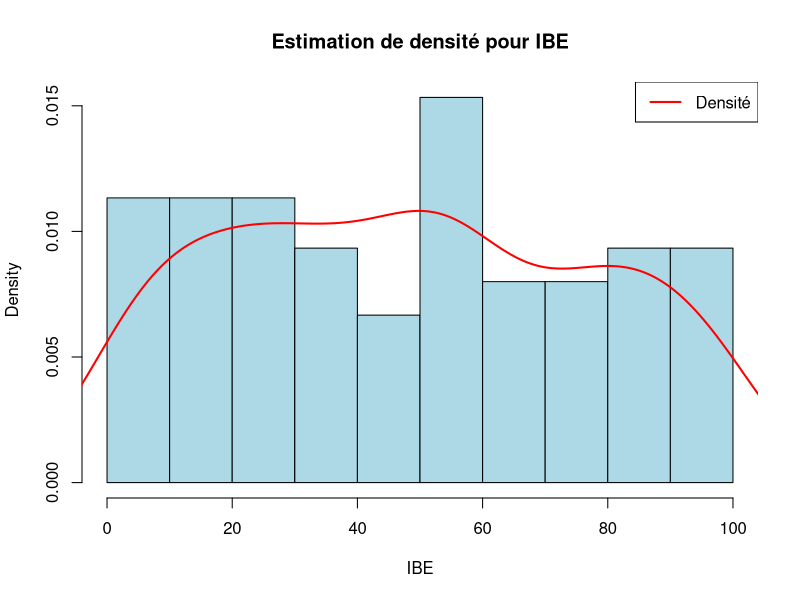
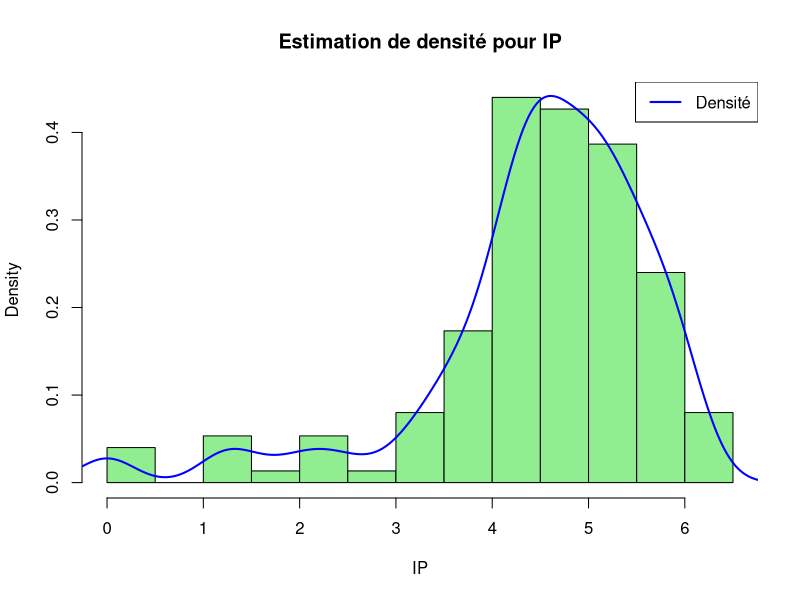
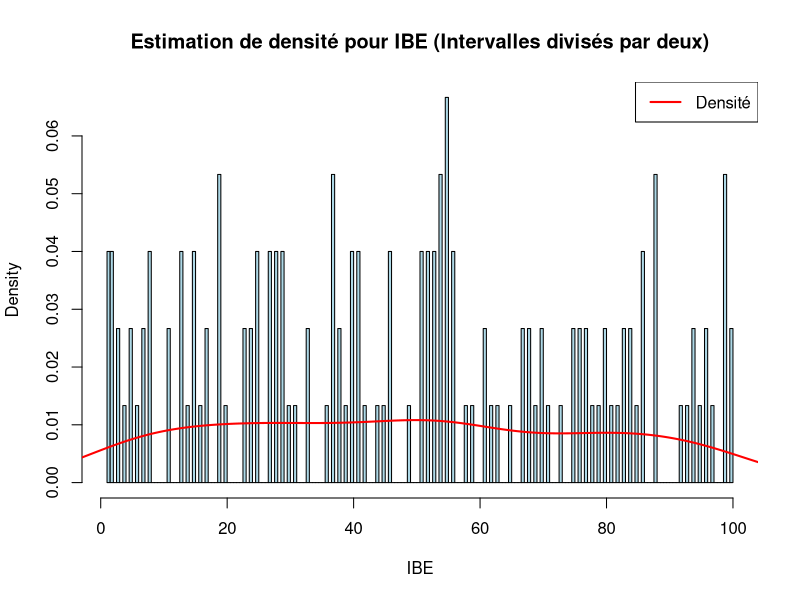
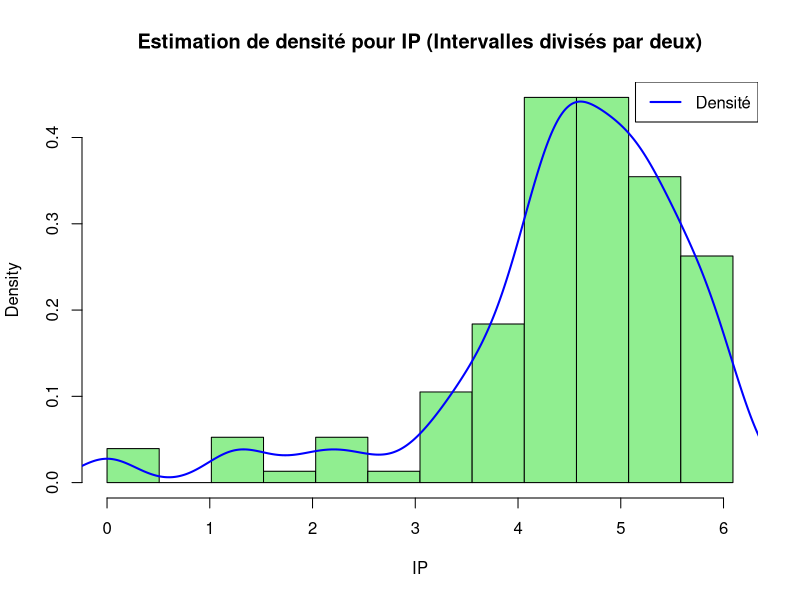
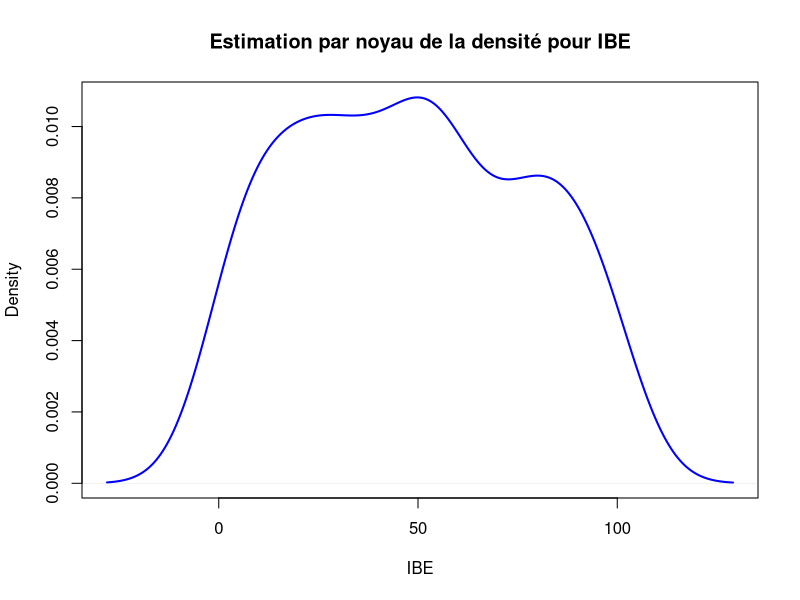
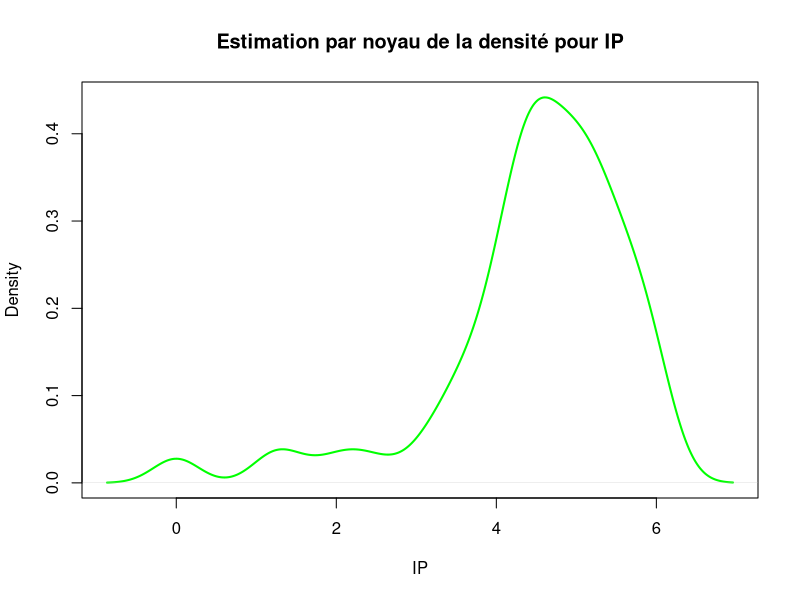
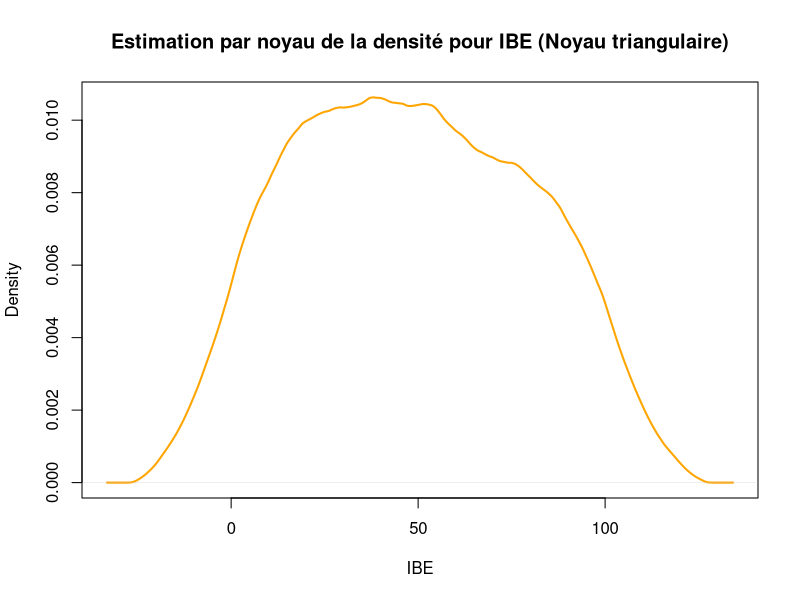
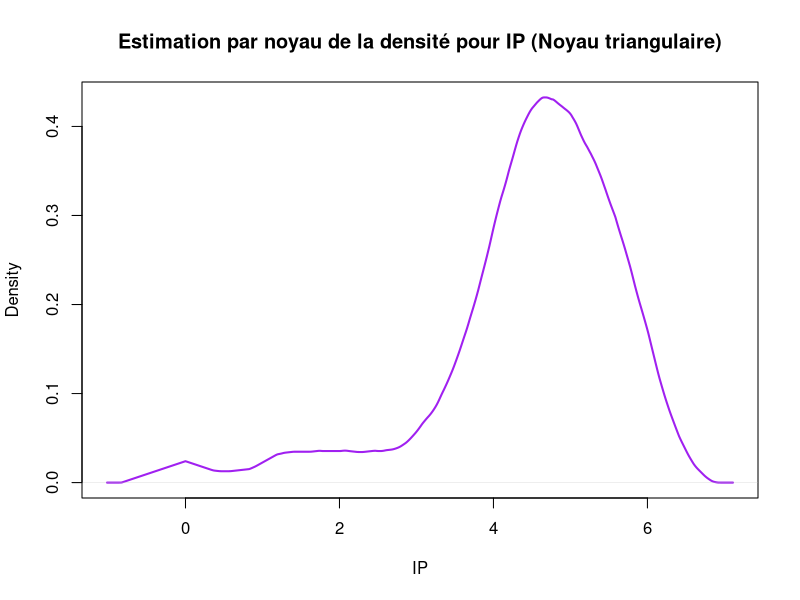

Source code (R) for these figures, in order:
# Charger les données
data = read.csv("psychology.csv", TRUE)
print(data)

# ---- Question 1 ----
# Statistiques descriptives pour l'IBE
summary_IBE = summary(data$IBE)
mean_IBE = mean(data$IBE)
median_IBE = median(data$IBE)
sd_IBE = sd(data$IBE)
IQR_IBE = IQR(data$IBE)

# Affichage des résultats
cat("Statistiques descriptives pour l'IBE:\n")
cat("Sommaire:", summary_IBE, "\n")
cat("Moyenne:", mean_IBE, "\n")
cat("Médiane:", median_IBE, "\n")
cat("Écart-type:", sd_IBE, "\n")
cat("IQR:", IQR_IBE, "\n")

# Statistiques descriptives pour l'IP
summary_IP = summary(data$IP)
mean_IP = mean(data$IP)
median_IP = median(data$IP)
sd_IP = sd(data$IP)
IQR_IP = IQR(data$IP)

# Affichage des résultats
cat("\nStatistiques descriptives pour l'IP:\n")
cat("Sommaire:", summary_IP, "\n")
cat("Moyenne:", mean_IP, "\n")
cat("Médiane:", median_IP, "\n")
cat("Écart-type:", sd_IP, "\n")
cat("IQR:", IQR_IP, "\n")

# ---- Question 2 ----
# Créer un histogramme pour la variable IBE
hist(data$IBE, main="Estimation de densité pour IBE", xlab="IBE", col="lightblue", border="black", probability=TRUE)
lines(density(data$IBE), col="red", lwd=2)

# Ajouter une légende
legend("topright", legend="Densité", col="red", lwd=2)

# Créer un histogramme pour la variable IP
hist(data$IP, main="Estimation de densité pour IP", xlab="IP", col="lightgreen", border="black", probability=TRUE)
lines(density(data$IP), col="blue", lwd=2)

# Ajouter une légende
legend("topright", legend="Densité", col="blue", lwd=2)

# ---- Question 3 ----

# Diviser par deux la largeur des intervalles pour IBE
new_breaks_ibe = seq(min(data$IBE), max(data$IBE), length.out = (length(seq(min(data$IBE), max(data$IBE))) - 1) * 2 + 1)

# Créer un histogramme pour la variable IBE avec des intervalles divisés par deux
hist(data$IBE, breaks = new_breaks_ibe, main="Estimation de densité pour IBE (Intervalles divisés par deux)", xlab="IBE", col="lightblue", border="black", probability=TRUE)
lines(density(data$IBE), col="red", lwd=2)

# Ajouter une légende
legend("topright", legend="Densité", col="red", lwd=2)

# Diviser par deux la largeur des intervalles pour IP
new_breaks_ip = seq(min(data$IP), max(data$IP), length.out = (length(seq(min(data$IP), max(data$IP))) - 1) * 2 + 1)

# Créer un histogramme pour la variable IP avec des intervalles divisés par deux
hist(data$IP, breaks = new_breaks_ip, main="Estimation de densité pour IP (Intervalles divisés par deux)", xlab="IP", col="lightgreen", border="black", probability=TRUE)
lines(density(data$IP), col="blue", lwd=2)

# Ajouter une légende
legend("topright", legend="Densité", col="blue", lwd=2)


# ---- Question 4 ----
# Estimation par noyau de la densité pour IBE
density_ibe = density(data$IBE)

# Tracer le KDE pour IBE
plot(density_ibe, main="Estimation par noyau de la densité pour IBE", xlab="IBE", col="blue", lwd=2)

# Estimation par noyau de la densité pour IP
density_ip = density(data$IP)

# Tracer le KDE pour IP
plot(density_ip, main="Estimation par noyau de la densité pour IP", xlab="IP", col="green", lwd=2)

# ---- Question 5 ----

# Estimation par noyau de la densité pour IBE avec noyau triangulaire et validation croisée biaisée
density_ibe_triangular = density(data$IBE, kernel = "triangular", bw = "nrd")

# Tracer le KDE pour IBE avec noyau triangulaire
plot(density_ibe_triangular, main="Estimation par noyau de la densité pour IBE (Noyau triangulaire)", xlab="IBE", col="orange", lwd=2)

# Estimation par noyau de la densité pour IP avec noyau triangulaire et validation croisée biaisée
density_ip_triangular = density(data$IP, kernel = "triangular", bw = "nrd")

# Tracer le KDE pour IP avec noyau triangulaire
plot(density_ip_triangular, main="Estimation par noyau de la densité pour IP (Noyau triangulaire)", xlab="IP", col="purple", lwd=2)

#---- Question 6 ----
# Afficher le nuage de points entre les deux variables IBE et IP
plot(data$IBE, data$IP, main="Nuage de points entre IBE et IP", xlab="IBE", ylab="IP", col="blue", pch=16)

# Ajouter une régression linéaire pour illustrer la tendance
abline(lm(IP ~ IBE, data=data), col="red", lwd=2)

# Ajouter une légende
legend("topright", legend="Régression linéaire", col="red", lwd=2)

# Calculer et afficher la corrélation
correlation_coefficient = cor(data$IBE, data$IP)
cat("Coefficient de corrélation entre IBE et IP:", correlation_coefficient, "\n")
cat("La ligne de régression est inclinée vers le haut, cela suggère une relation positive entre les variables (quand l'une augmente, l'autre a tendance à augmenter).")
